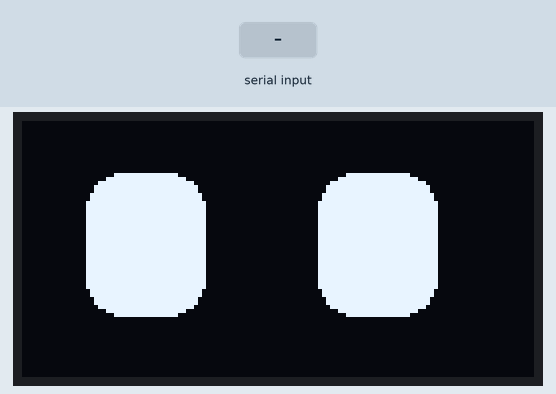
Bench run of a sketch on a simulated ESP32-C3. Parts: 128×64 one-colour display. The test bench sets the inputs (shaded band). Random numbers use the default seed unless the sketch sets one; what the sketch prints to the serial monitor is not drawn.

Above: at 2.7 s.
2.8 s: "2" received over Serial
At 4.7 s:
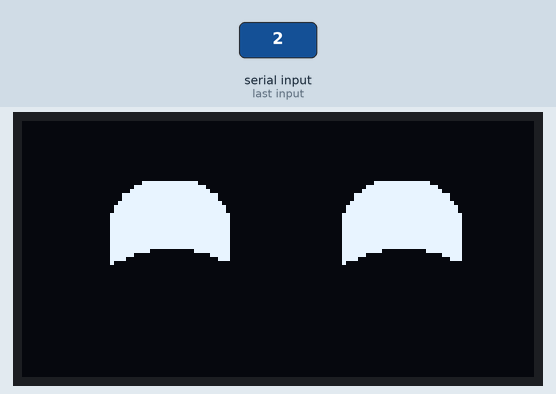
5.0 s: "0" received over Serial
At 6.6 s:
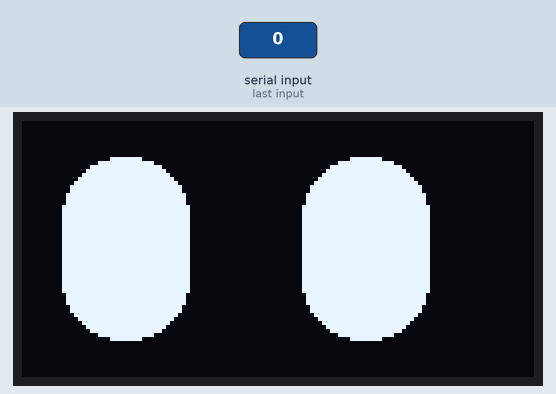
6.7 s: "1" received over Serial
At 8.3 s:
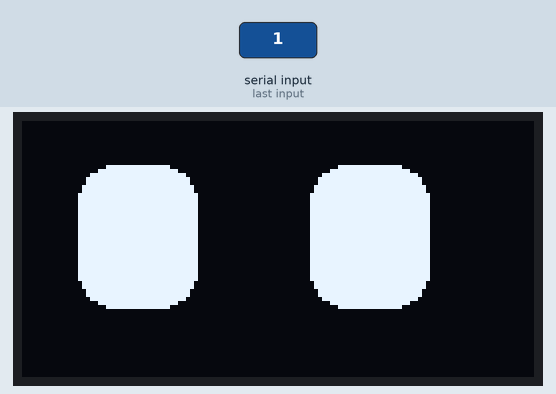
8.4 s: "0" received over Serial
At 12.2 s:
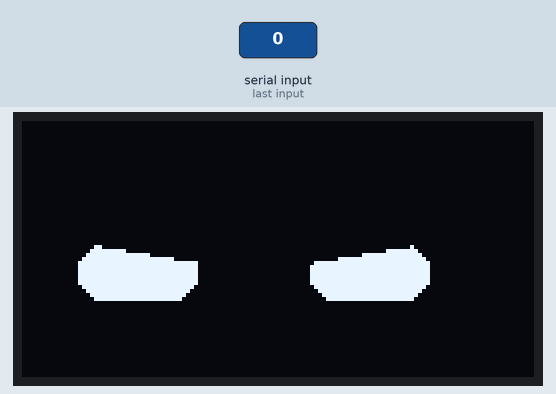
Timing chart, 0 to 12.4 s (numbered marks = the images above; inputs shaded):
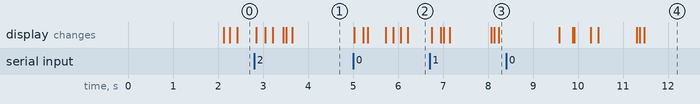

The sketch:

04_morphing_face.ino
```cpp
/*
 * 04_morphing_face.ino
 * ---------------------------------------------------------------
 * Smoothly animated face for Zin Robo Buddy.
 *
 * Every expression is just a set of numbers (a "pose"): eye width,
 * height, corner roundness, lid slope, cheek lift and vertical offset.
 * Each frame the eyes ease a little way toward the target pose, so
 * the face morphs from one expression to the next instead of
 * switching. Random blinking, glancing and expression changes make
 * it feel alive.
 *
 * Hardware : ESP32-C3 Super Mini + 0.96" SSD1306 OLED (I2C, 128x64)
 * Libraries: Adafruit SSD1306, Adafruit GFX Library
 * Board    : "ESP32C3 Dev Module", USB CDC On Boot = Enabled
 *
 * Serial Monitor (115200 baud): type 1-8 to force an expression,
 * or 0 to go back to automatic mode.
 *
 * Style inspired by the expressive eyes of robots such as Anki Cozmo.
 * All code in this file is original.
 * ---------------------------------------------------------------
 */

#include <Wire.h>
#include <Adafruit_GFX.h>
#include <Adafruit_SSD1306.h>
#include <math.h>

// ---------- Display ----------
constexpr uint8_t SCREEN_WIDTH  = 128;
constexpr uint8_t SCREEN_HEIGHT = 64;
constexpr int8_t  OLED_RESET    = -1;
constexpr uint8_t OLED_ADDR     = 0x3C;   // Try 0x3D if not found
constexpr uint8_t SDA_PIN       = 8;
constexpr uint8_t SCL_PIN       = 9;

// ---------- Behaviour ----------
constexpr uint16_t FRAME_MS          = 33;     // ~30 frames per second
constexpr float    EASE              = 0.30f;  // 0..1, higher = snappier morphs
constexpr uint16_t EXPR_MIN_MS       = 3500;   // time between expression changes
constexpr uint16_t EXPR_MAX_MS       = 7000;
constexpr uint16_t BLINK_MIN_MS      = 2000;
constexpr uint16_t BLINK_MAX_MS      = 5000;
constexpr uint16_t BLINK_DURATION_MS = 200;
constexpr uint16_t LOOK_MIN_MS       = 1200;
constexpr uint16_t LOOK_MAX_MS       = 3500;
constexpr float    LOOK_RANGE_X      = 8.0f;   // glance distance (pixels)
constexpr float    LOOK_RANGE_Y      = 4.0f;
constexpr int      EYE_GAP           = 28;     // space between the eyes
constexpr int      EYE_CENTER_Y      = 30;

// ================= Poses =================
//
// slope : lid tilt in pixels. Positive = inner corner lower (angry),
//         negative = outer corner lower (sad).
// cheek : how far the bottom edge is lifted into a curve (happy).
struct Pose {
  float w;        // eye width
  float hL, hR;   // left / right eye height
  float r;        // corner radius
  float slopeL, slopeR;
  float cheek;
  float dy;       // vertical shift of both eyes
};

enum Emotion : uint8_t {
  NORMAL, HAPPY, ANGRY, SAD, SURPRISED, SLEEPY, SKEPTICAL, EXCITED, EMOTION_COUNT
};

//                       w   hL  hR   r  slopeL slopeR cheek dy
const Pose POSES[EMOTION_COUNT] = {
  /* NORMAL    */ {30,  36, 36,  9,   0,   0,   0,   0},
  /* HAPPY     */ {30,  30, 30, 11,   0,   0,  13,   2},
  /* ANGRY     */ {30,  28, 28,  5,  13,  13,   0,   2},
  /* SAD       */ {28,  30, 30,  8, -11, -11,   0,   4},
  /* SURPRISED */ {32,  46, 46, 15,   0,   0,   0,  -2},
  /* SLEEPY    */ {30,  14, 14,  6,   4,   4,   0,   6},
  /* SKEPTICAL */ {30,  36, 22,  9,   0,   9,   0,   0},
  /* EXCITED   */ {34,  40, 40, 13,   0,   0,  10,  -2},
};

const char* const EMOTION_NAMES[EMOTION_COUNT] = {
  "normal", "happy", "angry", "sad", "surprised", "sleepy", "skeptical", "excited"
};

// ---------- Animation state (all floats so they can ease smoothly) ----------
Pose  cur = POSES[NORMAL];
Emotion target = NORMAL;
bool  autoMode = true;

float lookX = 0, lookY = 0, lookTX = 0, lookTY = 0;

uint32_t lastFrame = 0, nextExprAt = 0, nextBlinkAt = 0, nextLookAt = 0;
int32_t  blinkStart = -1;           // -1 = not blinking

Adafruit_SSD1306 display(SCREEN_WIDTH, SCREEN_HEIGHT, &Wire, OLED_RESET);

// ================= Helpers =================

inline float approach(float value, float goal) {
  return value + (goal - value) * EASE;
}

void easePose(Pose& p, const Pose& goal) {
  p.w      = approach(p.w, goal.w);
  p.hL     = approach(p.hL, goal.hL);
  p.hR     = approach(p.hR, goal.hR);
  p.r      = approach(p.r, goal.r);
  p.slopeL = approach(p.slopeL, goal.slopeL);
  p.slopeR = approach(p.slopeR, goal.slopeR);
  p.cheek  = approach(p.cheek, goal.cheek);
  p.dy     = approach(p.dy, goal.dy);
}

// Draws one eye. isLeft decides which side counts as the "inner" corner.
void drawEye(int x, int cy, int w, int h, int radius, int slope, int cheek, bool isLeft) {
  if (h < 2) h = 2;
  int top = cy - h / 2;
  display.fillRoundRect(x, top, w, h, min(radius, h / 2), SSD1306_WHITE);

  // Slanted upper lid: erase a triangle from the top edge
  if (slope != 0) {
    int inner = isLeft ? x + w : x;
    int outer = isLeft ? x : x + w;
    if (slope > 0) {
      display.fillTriangle(outer, top - 1, inner, top - 1, inner, top + slope, SSD1306_BLACK);
    } else {
      display.fillTriangle(outer, top - 1, inner, top - 1, outer, top - slope, SSD1306_BLACK);
    }
  }

  // Lifted lower lid: carve a circle out of the bottom edge
  if (cheek > 0) {
    int R = w;
    display.fillCircle(x + w / 2, top + h + R - cheek, R, SSD1306_BLACK);
  }
}

void drawFace(float blinkScale) {
  int w  = (int)lroundf(cur.w);
  int cy = EYE_CENTER_Y + (int)lroundf(cur.dy + lookY);
  int leftX  = SCREEN_WIDTH / 2 - EYE_GAP / 2 - w + (int)lroundf(lookX);
  int rightX = SCREEN_WIDTH / 2 + EYE_GAP / 2     + (int)lroundf(lookX);

  display.clearDisplay();
  drawEye(leftX,  cy, w, (int)lroundf(cur.hL * blinkScale), (int)lroundf(cur.r),
          (int)lroundf(cur.slopeL), (int)lroundf(cur.cheek), true);
  drawEye(rightX, cy, w, (int)lroundf(cur.hR * blinkScale), (int)lroundf(cur.r),
          (int)lroundf(cur.slopeR), (int)lroundf(cur.cheek), false);
  display.display();
}

// ================= Scheduling =================

void pickNewEmotion() {
  Emotion next;
  do {
    // Favour NORMAL so the face rests between emotions
    next = (random(0, 100) < 30) ? NORMAL : (Emotion)random(0, EMOTION_COUNT);
  } while (next == target);
  target = next;
  Serial.println(EMOTION_NAMES[target]);
}

void scheduleAll(uint32_t now) {
  nextExprAt  = now + random(EXPR_MIN_MS, EXPR_MAX_MS);
  nextBlinkAt = now + random(BLINK_MIN_MS, BLINK_MAX_MS);
  nextLookAt  = now + random(LOOK_MIN_MS, LOOK_MAX_MS);
}

void handleSerial() {
  while (Serial.available()) {
    char c = Serial.read();
    if (c == '0') {
      autoMode = true;
      Serial.println(F("auto mode"));
    } else if (c >= '1' && c <= '8') {
      autoMode = false;
      target = (Emotion)(c - '1');
      Serial.println(EMOTION_NAMES[target]);
    }
  }
}

// ================= Arduino entry points =================

void setup() {
  Serial.begin(115200);
  Wire.begin(SDA_PIN, SCL_PIN);

  if (!display.begin(SSD1306_SWITCHCAPVCC, OLED_ADDR)) {
    Serial.println(F("SSD1306 not found. Check wiring and I2C address."));
    for (;;) { delay(1000); }
  }

  randomSeed(esp_random());
  scheduleAll(millis());
  drawFace(1.0f);
}

void loop() {
  uint32_t now = millis();
  if (now - lastFrame < FRAME_MS) return;
  lastFrame = now;

  handleSerial();

  // New expression
  if (autoMode && now >= nextExprAt) {
    pickNewEmotion();
    nextExprAt = now + random(EXPR_MIN_MS, EXPR_MAX_MS);
  }

  // Start a blink
  if (blinkStart < 0 && now >= nextBlinkAt) {
    blinkStart = (int32_t)now;
  }

  // Blink animation: eyes shrink to a slit and reopen (smooth sine curve)
  float blinkScale = 1.0f;
  if (blinkStart >= 0) {
    float t = (float)(now - (uint32_t)blinkStart) / BLINK_DURATION_MS;
    if (t >= 1.0f) {
      blinkStart = -1;
      nextBlinkAt = now + random(BLINK_MIN_MS, BLINK_MAX_MS);
    } else {
      blinkScale = 1.0f - 0.92f * sinf(t * 3.14159f);
    }
  }

  // New glance direction
  if (now >= nextLookAt) {
    lookTX = (float)random(-100, 101) / 100.0f * LOOK_RANGE_X;
    lookTY = (float)random(-100, 101) / 100.0f * LOOK_RANGE_Y;
    nextLookAt = now + random(LOOK_MIN_MS, LOOK_MAX_MS);
  }

  // Ease everything toward its target
  easePose(cur, POSES[target]);
  lookX = approach(lookX, lookTX);
  lookY = approach(lookY, lookTY);

  drawFace(blinkScale);
}
```
